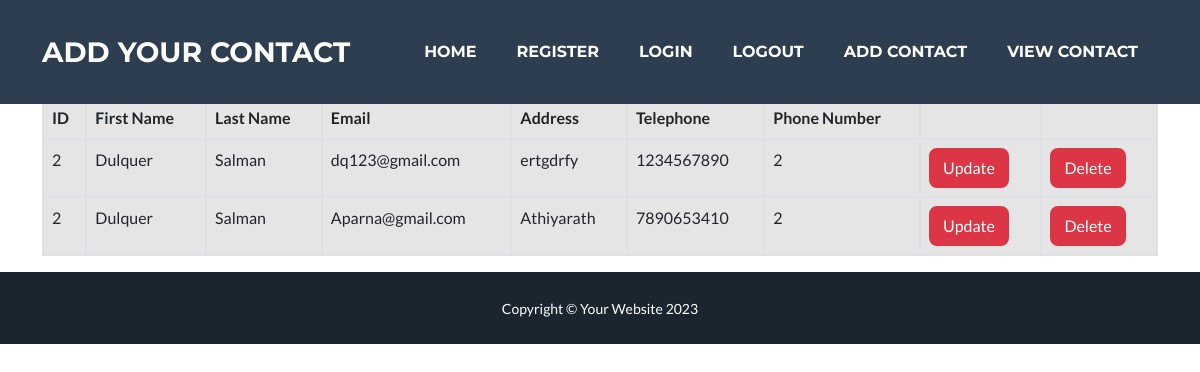
Screenshot of /list (signed in) with the database file from the repository.
### contactapp/models.py (models this page shows, shortened)
class Contact(models.Model):
    user=models.ForeignKey(User,on_delete=models.CASCADE)
    email=models.CharField(max_length=100)
    address=models.CharField(max_length=100)
    Telephone=models.PositiveIntegerField()
    phone_number=models.PositiveIntegerField()

### contactapp/views.py (the view)
# urls.py: path('list',views.ContactListView.as_view(),name='list'),
class ContactListView(View):
    def get(self,request):
        user=request.user
        if user.is_authenticated:
            cont=Contact.objects.filter(user=request.user)
            return render(request,'list.html',{'cont':cont})
        else:
            messages.warning(request,"you must login first!")
            return redirect('log')

### contactapp/templates/list.html (shortened to what this page needs)
{% extends 'index.html' %}
    {% block content %}
    <div class="container">
        <table class="table table-bordered table-active">
            <thead>
                <tr>
                    <th>ID</th>
                    <th>First Name</th>
                    <th>Last Name</th>
                    <th>Email</th>
                    <th>Address</th>
                    <th>Telephone</th>
                    <th>Phone Number</th>
                    <th></th>
                    <th></th>
                </tr>
            </thead>
            <tbody>
                {% for i in cont %}
                <tr>
                    <td>{{i.user.id}}</td>
                    <td>{{i.user.first_name}}</td>
                    <td>{{i.user.last_name}}</td>
                    <td>{{i.email}}</td>
                    <td>{{i.address}}</td>
                    <td>{{i.Telephone}}</td>
                    <td>{{i.phone_number}}</td>
                    <td><a href="{% url 'update' user.id %}" class="btn btn-danger">Update</a></td>
                    <td><a href="{% url 'del' user.id %}" class="btn btn-danger">Delete</a></td>
                </tr>
                {% endfor %}
            </tbody>
        </table>
    </div>
    {% endblock %}

### contactapp/templates/index.html (shortened to what this page needs)
{% load static %}
<!DOCTYPE html>
<html lang="en">
<head>
    <link href="{% static 'css/styles.css' %}" rel="stylesheet" />
</head>
<body id="page-top">
    <nav class="navbar navbar-expand-lg bg-secondary text-uppercase fixed-top" id="mainNav">
        <div class="container">
            <a class="navbar-brand" href="#page-top">Add Your Contact</a>
            <div class="collapse navbar-collapse" id="navbarResponsive">
                <ul class="navbar-nav ms-auto">
                    <li class="nav-item mx-0 mx-lg-1"><a class="nav-link py-3 px-0 px-lg-3 rounded"
                            href="{% url 'home' %}">HOME</a></li>
                    <li class="nav-item mx-0 mx-lg-1"><a class="nav-link py-3 px-0 px-lg-3 rounded"
                            href="{% url 'reg' %}">REGISTER</a></li>
                    <li class="nav-item mx-0 mx-lg-1"><a class="nav-link py-3 px-0 px-lg-3 rounded"
                            href="{% url 'log' %}">LogIn</a></li>
                    <li class="nav-item mx-0 mx-lg-1"><a class="nav-link py-3 px-0 px-lg-3 rounded"
                        href="{% url 'logout' %}">LogOut</a></li>
                    <li class="nav-item mx-0 mx-lg-1"><a class="nav-link py-3 px-0 px-lg-3 rounded"
                        href="{% url 'add' %}">Add Contact</a></li>
                    <li class="nav-item mx-0 mx-lg-1"><a class="nav-link py-3 px-0 px-lg-3 rounded"
                        href="{% url 'list' %}">View Contact</a></li>
                </ul>
            </div>
        </div>
    </nav><br><br><br><br>
    {% block content %}{% endblock %}
    <div class="copyright py-4 text-center text-white">
        <div class="container"><small>Copyright &copy; Your Website 2023</small></div>
    </div>
</body>
</html>

### rows the page displays
Contact: user.id "2", user.first_name "Dulquer", user.last_name "Salman", email "dq123@gmail.com", address "ertgdrfy", Telephone "1234567890", phone_number "2"
Contact: user.id "2", user.first_name "Dulquer", user.last_name "Salman", email "Aparna@gmail.com", address "Athiyarath", Telephone "7890653410", phone_number "2"
